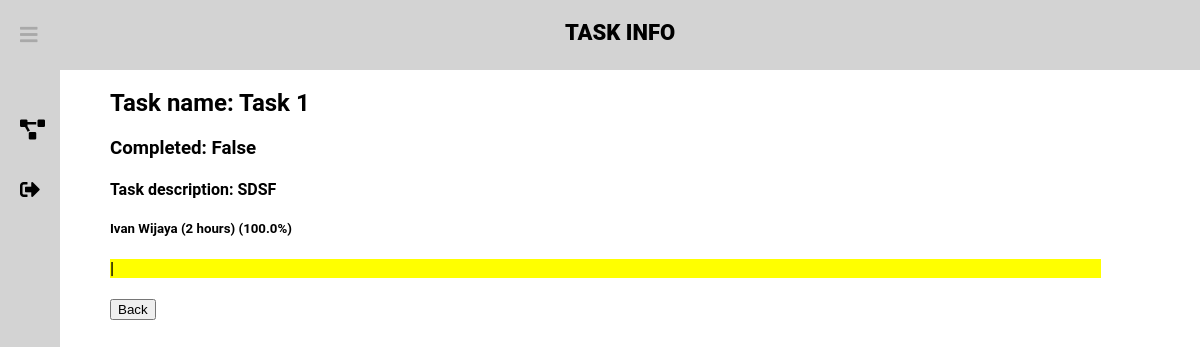
Screenshot of /dashboard/task-info/33/ (signed in) with the database file from the repository.
### projects/models.py (models this page shows, shortened)
class Task(models.Model):
    taskname = models.CharField(max_length=50)
    taskdesc = models.TextField(max_length=500)
    sourceproject = models.ForeignKey(Project, default=None, on_delete=models.SET_DEFAULT)
    taskdone = models.BooleanField(default=False)
    class Meta:
        verbose_name = "Task"
    def __str__(self):
        return str(self.taskname)

### projects/views.py (the view)
# urls.py: path('dashboard/task-info/<int:task>/', project_views.task_info, name='task-info'),
@login_required(login_url="/signin")
def task_info(response, task):
    members = []
    prop = []
    task = Task.objects.filter(pk=task)[0]
    project = task.sourceproject
    task_members = TaskStudents.objects.filter(task_id=task.id).values_list('student_id')
    tasks = TaskStudents.objects.filter(task_id=task.id)
    task_time = []
    total_tasktime = 0
    for t in tasks:
        if t.task.sourceproject == project:
            task_time.append(t.time)
    for i in range(len(task_time)):
        total_tasktime += int(str(task_time[i]))
    for i in range(len(task_members)):
        memberProportion = round(int(str(task_time[i])) / total_tasktime * 100, 2)
        prop.append(memberProportion)
        members.append(str(User.objects.get(id=task_members[i][0]).get_full_name()) + " (" + str(task_time[i]) + " hours) (" + str(memberProportion) + "%)")
    data = zip(members, prop)
    arg = {
        "Task": task,
        "Size": range(len(task_members)),
        "Data": data,
        "checkTeacher" : response.user.is_staff
    }
    response.session['project_id'] = str(task.sourceproject)
    response.session['task'] = task.id
    if task.taskdone:
        arg['button_display'] = "none"
    else:
        arg['button_display'] = "block"
    r = close_task(response, task.id)
    if r:
        return redirect('/dashboard/task-info/' + str(task.id) + '/')
    arg['Project'] = project.id
    return render(response, 'TaskInfo.html', arg)

### projects/models.py (called while the page is built)
    def __str__(self):
        return str(self.title)

### projects/views.py (called while the page is built)
@login_required(login_url="/signin")
def close_task(response, task):
    task = Task.objects.filter(pk=task)[0]
    curr = Task.objects.filter(id=task.id)[0]
    retVal = False
    if response.method == 'GET':
        if response.GET.get('yesbtn'):
            curr.completed()
            curr.save()
            retVal = True
    return retVal

### projects/templates/TaskInfo.html (shortened to what this page needs)
<!DOCTYPE html>
<html lang="en">
{% extends 'newbase.html' %}
{% load static %}
{% block content %}
<body>
<link rel="stylesheet" type="text/css" href="{% static 'taskinfo/taskinfo.css' %}">
{% block header %} TASK INFO {% endblock %}
    <div class="container">
        <h2> Task name: {{ Task }}</h2>
        <h3> Completed: {{ Task.taskdone }} </h3>
        <h4> Task description: {{ Task.taskdesc }} </h4>
        <div>
        {% for mem, prop in Data %}
            <h5> {{ mem }} </h5>
            <h4 style="background-color:yellow; width: calc(100% * {{prop}} / 110);">|</h4>
        {% endfor %}
        </div>
        <form action = "{% url 'project-info' project=Project %}" method="post">
            <button type="submit">Back</button>
        </form>
    </div>
</body>
{% endblock %}

### main/static/newbase/newbase.css (style rules this page uses)
body { margin: 0; padding: 0; font-family: Roboto, sans-serif; }

### projects/static/taskinfo/taskinfo.css (style rules this page uses)
.container { margin-top: 70px; margin-left: 300px; }

### rows the page displays
Task: taskname "Task 1", taskdone "False", taskdesc "SDSF"

### other values shown
{{ mem }} "Ivan Wijaya (2 hours) (100.0%)"
